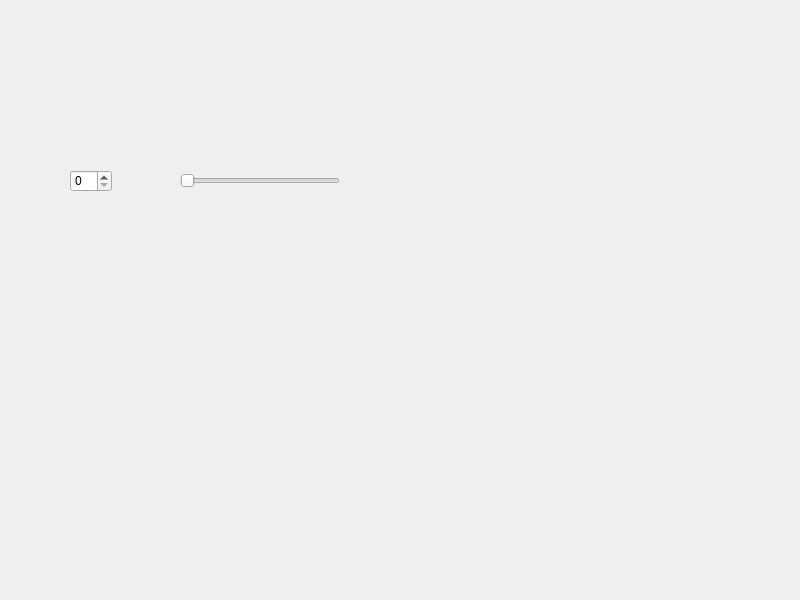
<?xml version="1.0" encoding="UTF-8"?>
<ui version="4.0">
 <class>Widget</class>
 <widget class="QWidget" name="Widget">
  <property name="geometry">
   <rect>
    <x>0</x>
    <y>0</y>
    <width>800</width>
    <height>600</height>
   </rect>
  </property>
  <property name="windowTitle">
   <string>Widget</string>
  </property>
  <widget class="QSpinBox" name="spinBox">
   <property name="geometry">
    <rect>
     <x>70</x>
     <y>170</y>
     <width>42</width>
     <height>22</height>
    </rect>
   </property>
  </widget>
  <widget class="QSlider" name="horizontalSlider">
   <property name="geometry">
    <rect>
     <x>180</x>
     <y>170</y>
     <width>160</width>
     <height>22</height>
    </rect>
   </property>
   <property name="orientation">
    <enum>Qt::Orientation::Horizontal</enum>
   </property>
  </widget>
 </widget>
 <resources/>
 <connections>
  <connection>
   <sender>spinBox</sender>
   <signal>valueChanged(int)</signal>
   <receiver>horizontalSlider</receiver>
   <slot>setValue(int)</slot>
   <hints>
    <hint type="sourcelabel">
     <x>84</x>
     <y>185</y>
    </hint>
    <hint type="destinationlabel">
     <x>182</x>
     <y>185</y>
    </hint>
   </hints>
  </connection>
 </connections>
</ui>
